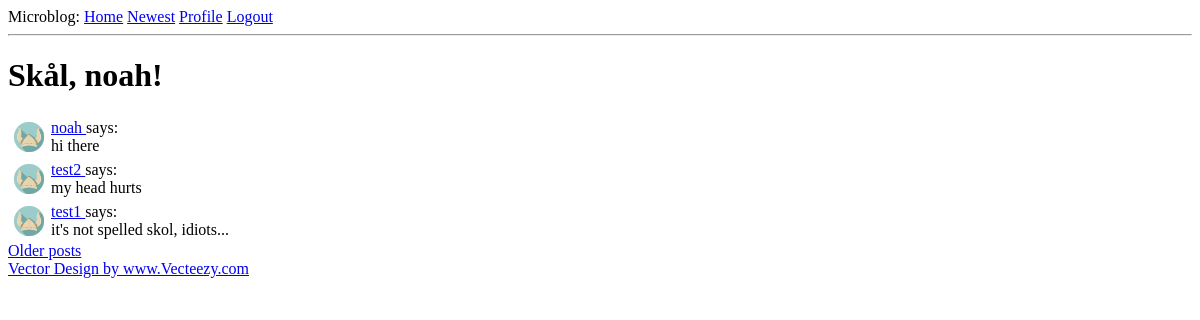
/newest (signed in), run on an earlier commit of the app's database.
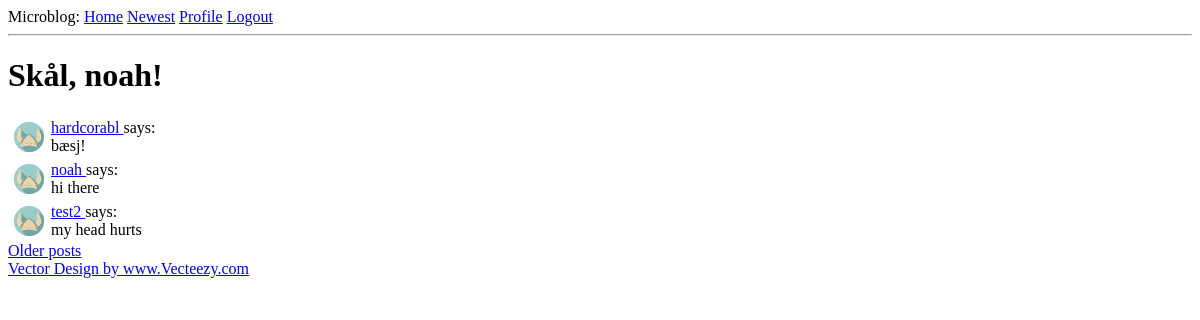
And on a later commit of the database.
### app/models.py (models this page shows, shortened)
class Post(db.Model):
    id = db.Column(db.Integer, primary_key=True)
    body = db.Column(db.String(1400))
    timestamp = db.Column(db.DateTime, index=True, default=datetime.utcnow)
    user_id = db.Column(db.Integer, db.ForeignKey('user.id'), index=True)

class User(UserMixin, db.Model):
    id = db.Column(db.Integer, primary_key=True)
    username = db.Column(db.String(64), index=True, unique=True)
    email = db.Column(db.String(120), index=True, unique=True)
    password_hash = db.Column(db.String(128))
    posts = db.relationship('Post', backref='author', lazy='dynamic')
    avatar = db.Column(db.String(24), default="helmet.png")
    clout = db.Column(db.Integer, index=True, default=0)
    about_me = db.Column(db.String(140))
    last_seen = db.Column(db.DateTime, default=datetime.utcnow)
    enable_last_seen = db.Column(db.Boolean, default=True)
    old_username = db.Column(db.String(64))
    username_last_changed = db.Column(db.DateTime, default=datetime.utcnow)
    followed = db.relationship(
        'User', secondary=followers,
        primaryjoin=(followers.c.follower_id == id),
        secondaryjoin=(followers.c.followed_id == id),
        backref=db.backref('followers', lazy='dynamic'), lazy='dynamic')
    def get_avatar(self):
        return '/static/avatars/' + self.avatar

### app/routes.py (the view)
@app.route('/newest')
@login_required
def newest():
    page = request.args.get('page', 1, type=int)
    posts = Post.query.order_by(Post.timestamp.desc()).paginate(
        page, app.config['POSTS_PER_PAGE'], False)
    next_url = url_for('newest', page=posts.next_num) \
        if posts.has_next else None
    prev_url = url_for('newest', page=posts.prev_num) \
        if posts.has_prev else None
    return render_template('index.html', title='Newest', posts=posts.items,
                           next_url=next_url, prev_url=prev_url)

### app/models.py (called while the page is built)
@login.user_loader
def load_user(id):
    return User.query.get(int(id))

### app/routes.py (called while the page is built)
@app.before_request
def before_request():
    if current_user.is_authenticated:
        current_user.last_seen = datetime.utcnow()
        db.session.commit()

### app/templates/index.html (shortened to what this page needs)
{% extends "base.html" %}
{% block content %}
<body>
    <h1>Skål, {{ current_user.username }}!</h1>
    {% for post in posts %}
        {% include '_post.html' %}
    {% endfor %}
    {% if next_url %}
    <a href="{{ next_url }}">Older posts</a>
    {% endif %}
</body>
{% endblock %}

### app/templates/_post.html
<table>
    <tr valign="top">
        <td><img src="{{ post.author.get_avatar() }}" height="36"></td>
        <td>
            <a href="{{ url_for('user', username=post.author.username) }}">
                    {{ post.author.username }} </a>
            says:<br>{{ post.body }}</td>
    </tr>
</table>

What changed in the data, as far as the page shows it:
no longer on this page (row unchanged): Post: author.get_avatar (picture), author.username "test1", body "it's not spelled skol, idiots..."
added Post: author.get_avatar (picture), author.username "hardcorabl", body "bæsj!"
